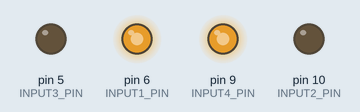
Recording of a sketch running on a simulated Arduino Uno, built with avr-gcc and run on an emulated ATmega328P. Shown: output pins drawn as LEDs (lit = HIGH).

Above: at 0.1 s.
At 5.1 s:
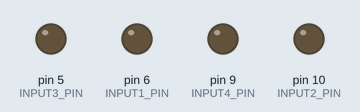
At 12.1 s:
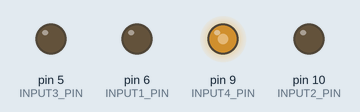
At 25.1 s:
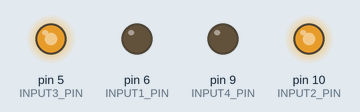
At 35.1 s:
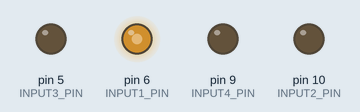
Timing chart, 0 to 39.5 s (numbered marks = the images above):
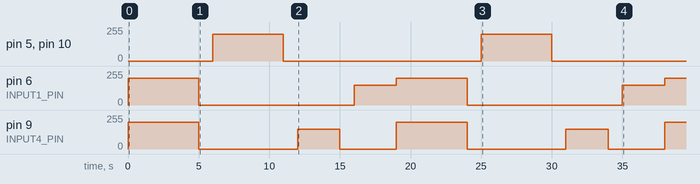

The sketch:

MotorTest.ino
```cpp
// (licence header left out)
int INPUT3_PIN = 5; //PWMA
int INPUT4_PIN = 9; //PWMA
int INPUT1_PIN = 6; //PWMB
int INPUT2_PIN = 10; //PWMB
void setup() {
  Serial.begin(9600);
  pinMode(INPUT3_PIN, OUTPUT);
  digitalWrite(INPUT3_PIN, LOW); // When not sending PWM, we want it low
  pinMode(INPUT4_PIN, OUTPUT);
  digitalWrite(INPUT4_PIN, LOW); // When not sending PWM, we want it low
  pinMode(INPUT1_PIN, OUTPUT);
  digitalWrite(INPUT1_PIN, LOW); // When not sending PWM, we want it low
  pinMode(INPUT2_PIN, OUTPUT);
  digitalWrite(INPUT2_PIN, LOW); // When not sending PWM, we want it low
}

void loop() {
  analogWrite(INPUT2_PIN, 0);
  analogWrite(INPUT1_PIN, 200);//the speed value of motorA is 200
  analogWrite(INPUT3_PIN, 0);
  analogWrite(INPUT4_PIN, 200);//the speed value of motorB is 200
  delay(5000);
  //******** ******************************//forward
  analogWrite(INPUT2_PIN, 0);
  analogWrite(INPUT1_PIN, 0); //the speed value of motorA is 0
  analogWrite(INPUT3_PIN, 0);
  analogWrite(INPUT4_PIN, 0); //the speed value of motorB is 0
  delay(1000);//********************************************//stop
  analogWrite(INPUT2_PIN, 200);//the speed value of motorA is 200
  analogWrite(INPUT1_PIN, 0);
  analogWrite(INPUT3_PIN, 200);//the speed value of motorB is 200
  analogWrite(INPUT4_PIN, 0);
  delay(5000);//*********************************************//back
  analogWrite(INPUT4_PIN, 0);
  analogWrite(INPUT3_PIN, 0); //the speed value of motorA is 0
  analogWrite(INPUT2_PIN, 0);
  analogWrite(INPUT1_PIN, 0); //the speed value of motorB is 0
  delay(1000);
  //******* ***************************************//stop
  analogWrite(INPUT2_PIN, 0);
  analogWrite(INPUT1_PIN, 0);
  analogWrite(INPUT3_PIN, 0);
  analogWrite(INPUT4_PIN, 150);//the speed value of motorA is 150
  delay(3000);
  //*******************************************//left
  analogWrite(INPUT2_PIN, 0);
  analogWrite(INPUT1_PIN, 0); //the speed value of motorA is 0
  analogWrite(INPUT3_PIN, 0);
  analogWrite(INPUT4_PIN, 0); //the speed value of motorB is 0
  delay(1000); //*******************************************//stop
  analogWrite(INPUT2_PIN, 0);
  analogWrite(INPUT1_PIN, 150);//the speed value of motorB is 150
  analogWrite(INPUT3_PIN, 0);
  analogWrite(INPUT4_PIN, 0);
  delay(3000);//*** ***************************************//right
}
```

Measured:
- by itself, pin 5 (INPUT3_PIN), pin 10 (INPUT2_PIN): alternates 200/255 for 5.0 s and 0/255 for 14.0 s
- by itself, pin 9 (INPUT4_PIN): 0/255 → 200/255 at 0.00 s, → 0/255 5.0 s later, → 150/255 7.0 s later, → 0/255 3.0 s later, … (9 changes in this stretch)
- by itself, pin 6 (INPUT1_PIN): 0/255 → 200/255 at 0.00 s, → 0/255 5.0 s later, → 150/255 11.0 s later, → 200/255 3.0 s later, … (7 changes in this stretch)
